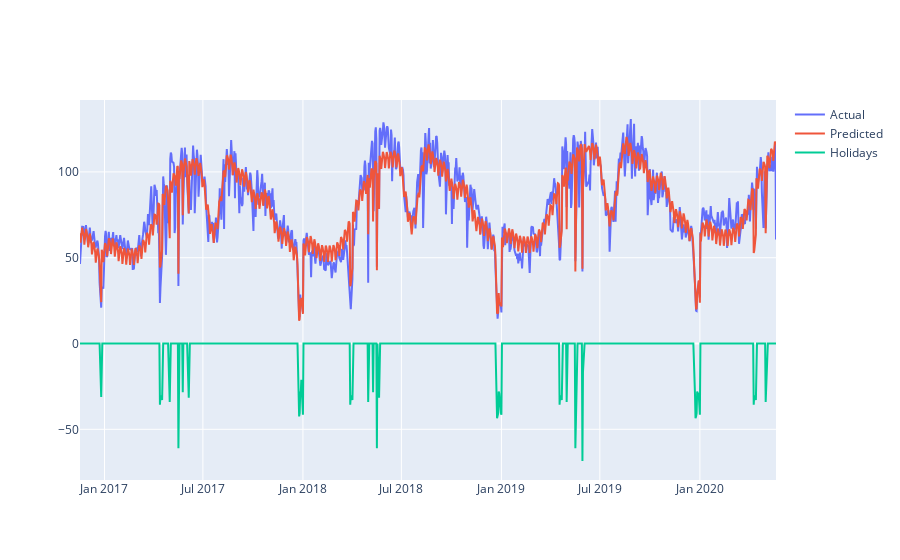

Notebook code for this chart:
### Markdown cell above
Fortunately Prophet gives us the opportunity to add our own holidays and special dates. To see if we get an improved forecast we’ll add some additional dates for the model to take into account. Like so:

### Code cell
ascensionday = pd.DataFrame({
  'holiday': 'AscensionDay',
  'ds': pd.to_datetime(['2019-05-30']),
  'lower_window': 0,
  'upper_window': 1,
})

christmas = pd.DataFrame({
  'holiday': 'Christmas',
  'ds': pd.to_datetime(['2017-12-24','2018-12-24','2019-12-24','2020-12-24']),
  'lower_window': -1,
  'upper_window': 7,
})

holidays = pd.concat((ascensionday, christmas))

m = Prophet(holidays=holidays)
m.add_country_holidays(country_name='NO')
m.fit(bikerides)
future = m.make_future_dataframe(periods=0, freq='D')
forecast = m.predict(future)

fig = go.Figure()
# Create and style traces
fig.add_trace(go.Scatter(x=bikerides['ds'], y=bikerides['y'], name='Actual',))
fig.add_trace(go.Scatter(x=forecast['ds'], y=forecast['yhat'], name='Predicted',))
fig.add_trace(go.Scatter(x=forecast['ds'], y=forecast['holidays'], name='Holidays',))

### Figure 1 — Plotly figure (JSON) as saved in the notebook; plotly's stock layout.template omitted (floating-point values rounded to 4 significant figures; data arrays with more than 128 entries replaced by an {"elided": "..."} marker saying what was removed)
{"data": [{"name": "Actual", "type": "scatter", "x": {"elided": "909 str values"}, "y": {"elided": "909 float values"}}, {"name": "Predicted", "type": "scatter", "x": {"elided": "909 str values"}, "y": {"elided": "909 float values"}}, {"name": "Holidays", "type": "scatter", "x": {"elided": "909 str values"}, "y": {"elided": "909 float values"}}], "layout": {}}
